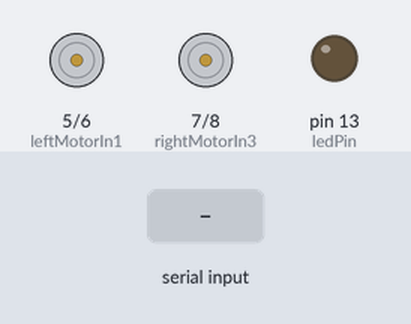
The sketch below on a simulated Arduino Uno, built with avr-gcc and run on an emulated ATmega328P. Parts: motor-driver pin pairs drawn as motors (green arrow = first pin HIGH = forward, orange = second pin HIGH = backward, longer = more drive), output pins drawn as LEDs (lit = HIGH). The test bench sets the inputs (shaded band).

Above: at 1.2 s.
1.3 s: "8" received over Serial
At 2.5 s:
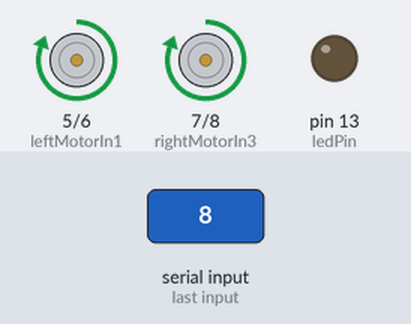
2.8 s: "2" received over Serial
At 3.7 s:
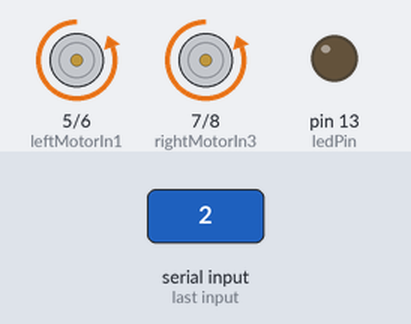
4.3 s: "4" received over Serial
At 4.9 s:
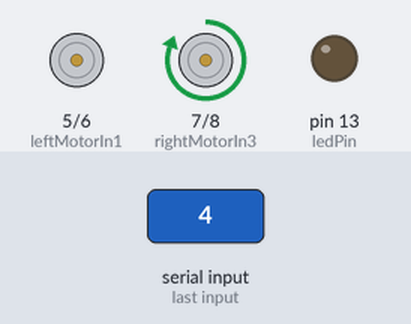
5.8 s: "6" received over Serial
At 7.0 s:
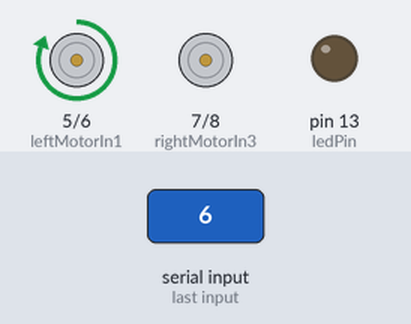
7.3 s: "5" received over Serial
At 8.3 s:
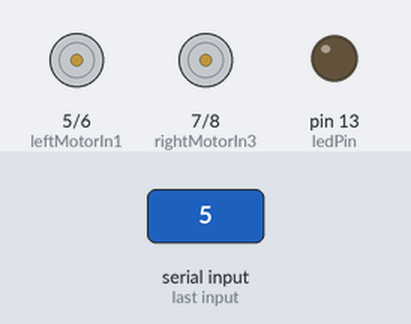
Timing chart, 0 to 9.8 s (numbered marks = the images above; inputs shaded):
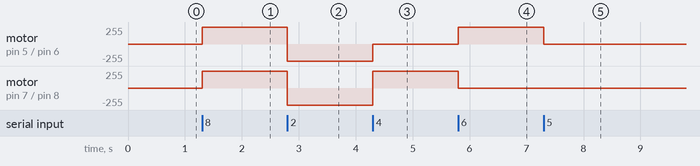

The sketch:

bluetooth_robot.ino
```cpp
#include <SoftwareSerial.h>
#include <string.h>

/*int RM_speed=5; //右輪速度
int LM_speed=6; //左輪速度
int RM_direction=7; //右輪方向
int LM_direction=8; //左輪方向*/

const int leftMotorIn1 = 5;
const int leftMotorIn2 = 6;
const int rightMotorIn3 = 7;
const int rightMotorIn4 = 8;

SoftwareSerial BT(2,3); // 接收, 傳送
const byte ledPin = 13;
char val; // 儲存接收資料的變數
String recStr; // 儲存接收資料的變數
int recStrLen;

void setup(){
  Serial.begin(9600);
  pinMode(ledPin, OUTPUT);
  pinMode(rightMotorIn3,OUTPUT);
  pinMode(leftMotorIn1,OUTPUT);
  pinMode(leftMotorIn2,OUTPUT);
  pinMode(rightMotorIn4,OUTPUT);
}

void loop(){
  if (Serial.available() ){
    val = Serial.read();

    switch(val){
      case '8':
        forward();
        break;
       case '2':
        backward();
        break;
       case '4':
        left();
        break;
       case '6':
        right();
        break;
       case '5':
        motorstop();
        break;
    }
  }


}

void motorstop(){//停止
  digitalWrite(leftMotorIn1, LOW);
  digitalWrite(leftMotorIn2, LOW);
  digitalWrite(rightMotorIn3, LOW);
  digitalWrite(rightMotorIn4, LOW);
}

void forward(){//前進
  digitalWrite(leftMotorIn1, HIGH);
  digitalWrite(leftMotorIn2, LOW);
  digitalWrite(rightMotorIn3, HIGH);
  digitalWrite(rightMotorIn4, LOW);
}

void backward(){//後退
  digitalWrite(leftMotorIn1, LOW);
  digitalWrite(leftMotorIn2, HIGH);
  digitalWrite(rightMotorIn3, LOW);
  digitalWrite(rightMotorIn4, HIGH);
}

void right(){//右轉
    digitalWrite(leftMotorIn1, HIGH);
    digitalWrite(leftMotorIn2, LOW);
    digitalWrite(rightMotorIn3, LOW);
    digitalWrite(rightMotorIn4, LOW);
}

void left(){//左轉
    digitalWrite(leftMotorIn1, LOW);
    digitalWrite(leftMotorIn2, LOW);
    digitalWrite(rightMotorIn3, HIGH);
    digitalWrite(rightMotorIn4, LOW);
}
```

Measured:
- after the input at 1.3 s, motor on pin 5 (leftMotorIn1) / pin 6 (leftMotorIn2), motor on pin 7 (rightMotorIn3) / pin 8 (rightMotorIn4): stopped → forward 255/255 at once
- after the input at 2.8 s, motor on pin 5 (leftMotorIn1) / pin 6 (leftMotorIn2), motor on pin 7 (rightMotorIn3) / pin 8 (rightMotorIn4): forward 255/255 → backward 255/255 at once
- after the input at 4.3 s, motor on pin 5 (leftMotorIn1) / pin 6 (leftMotorIn2): backward 255/255 → stopped at once; motor on pin 7 (rightMotorIn3) / pin 8 (rightMotorIn4): backward 255/255 → forward 255/255 at once
- after the input at 5.8 s, motor on pin 5 (leftMotorIn1) / pin 6 (leftMotorIn2): stopped → forward 255/255 at once; motor on pin 7 (rightMotorIn3) / pin 8 (rightMotorIn4): forward 255/255 → stopped at once
- after the input at 7.3 s, motor on pin 5 (leftMotorIn1) / pin 6 (leftMotorIn2): forward 255/255 → stopped at once
